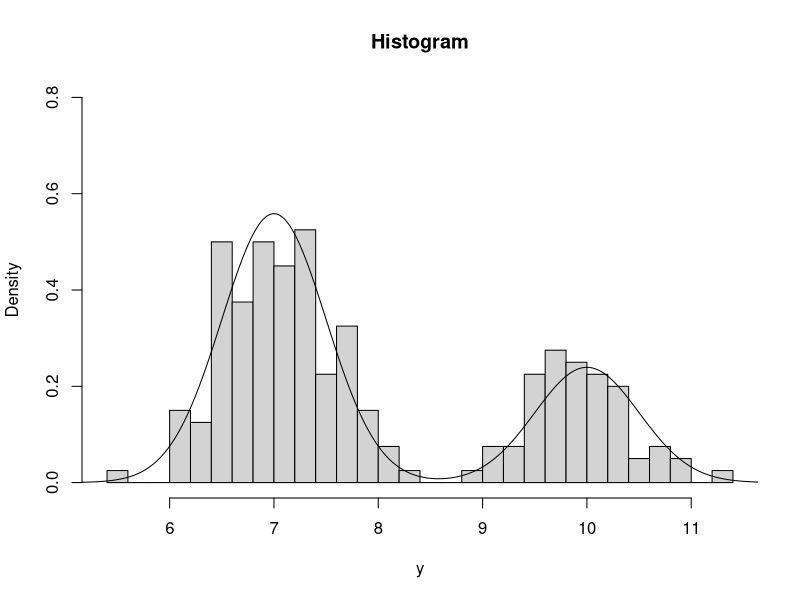
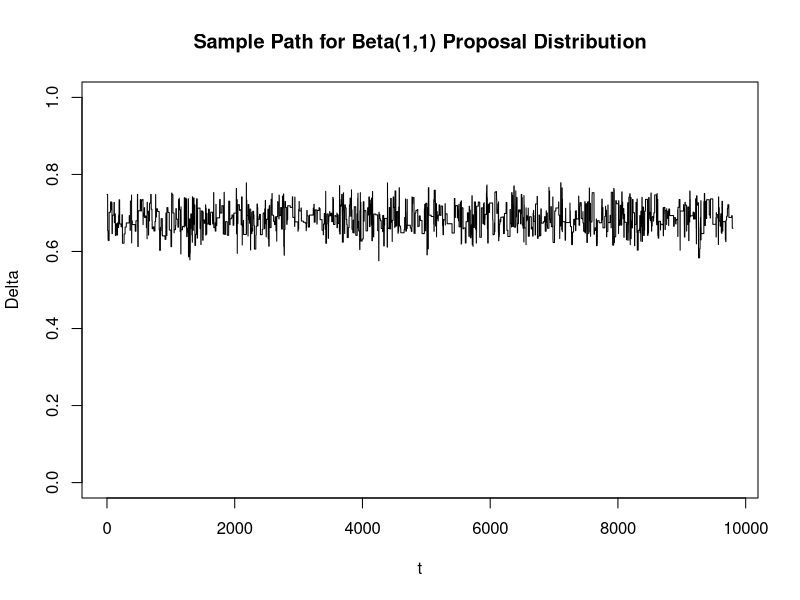
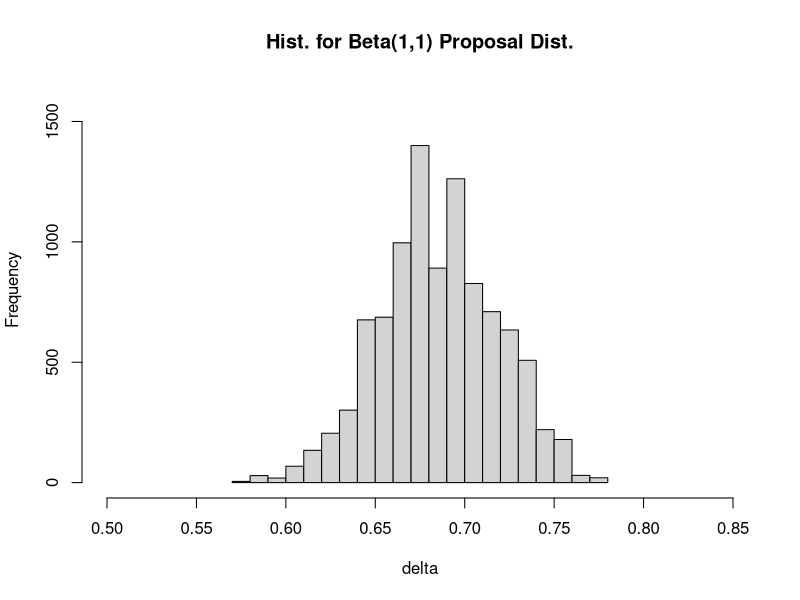
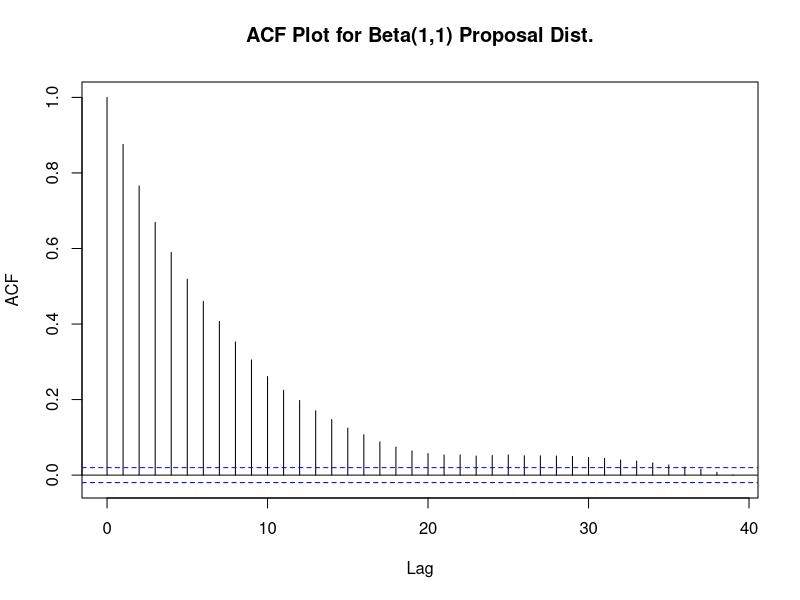

Generate these figures, in order, with R:
## ---- chunk 1
# set.seed
set.seed(0)
# generating a z ~ binom(n = 1, p = 0.7) run 200 times
z = rbinom(200, 1, 0.7)
# sampling 200 realizations from mixture distribution 
y = c(rnorm(200, 7, 0.5)[z==1], rnorm(200, 10, 0.5)[z==0])

# histogram of our 200 realizations y1...y200
par(mfrow=c(1,1))
x=seq(5,14,by=.01)
d=.7*dnorm(x,7,.5) + .3*dnorm(x,10,.5)
hist(y,breaks=25,freq=FALSE,main="Histogram",ylab="Density", ylim = c(0,0.8))
points(x,d,type="l")


## ---- chunk 2
# setting seed, number of iterations
set.seed(0)
n = 10000
x.val1 = NULL
x=seq(5,14,by=.01)
##FUNCTIONS
# f(x) function
f = function(x){prod(x*dnorm(y,7,0.5) + (1-x)*dnorm(y,10,0.5))}
# M-H ratio
R = function(xt,x){f(x)*g(xt)/(f(xt)*g(x))}

## MAIN
# proposal function
g = function(x){dbeta(x,1,1)}
# initial delta_0 value 
x.val1[1] = rbeta(1,1,1)

# M-H algorithm
for(i in 1:n){
   xt = x.val1[i]
   x = rbeta(1,1,1)
   p = min(R(xt,x),1)
   d = rbinom(1,1,p)
   x.val1[i+1] = x*d + xt*(1-d)
}
mean(x.val1[201:(n+1)])
summary(x.val1[201:(n+1)])

## ---- chunk 3
# path plot for delta
plot(x.val1[201:(n+1)], ylim=c(0,1), type="l", ylab = "Delta", xlab = "t")
title("Sample Path for Beta(1,1) Proposal Distribution")
## ---- chunk 4
# histogram plot
hist(x.val1[201:(n+1)],breaks=25,xlab="delta", xlim = c(0.5, 0.85),ylim=c(0,1600),main="Hist. for Beta(1,1) Proposal Dist.")
## ---- chunk 5
acf(x.val1[201:(n+1)], main = "ACF Plot for Beta(1,1) Proposal Dist.")

